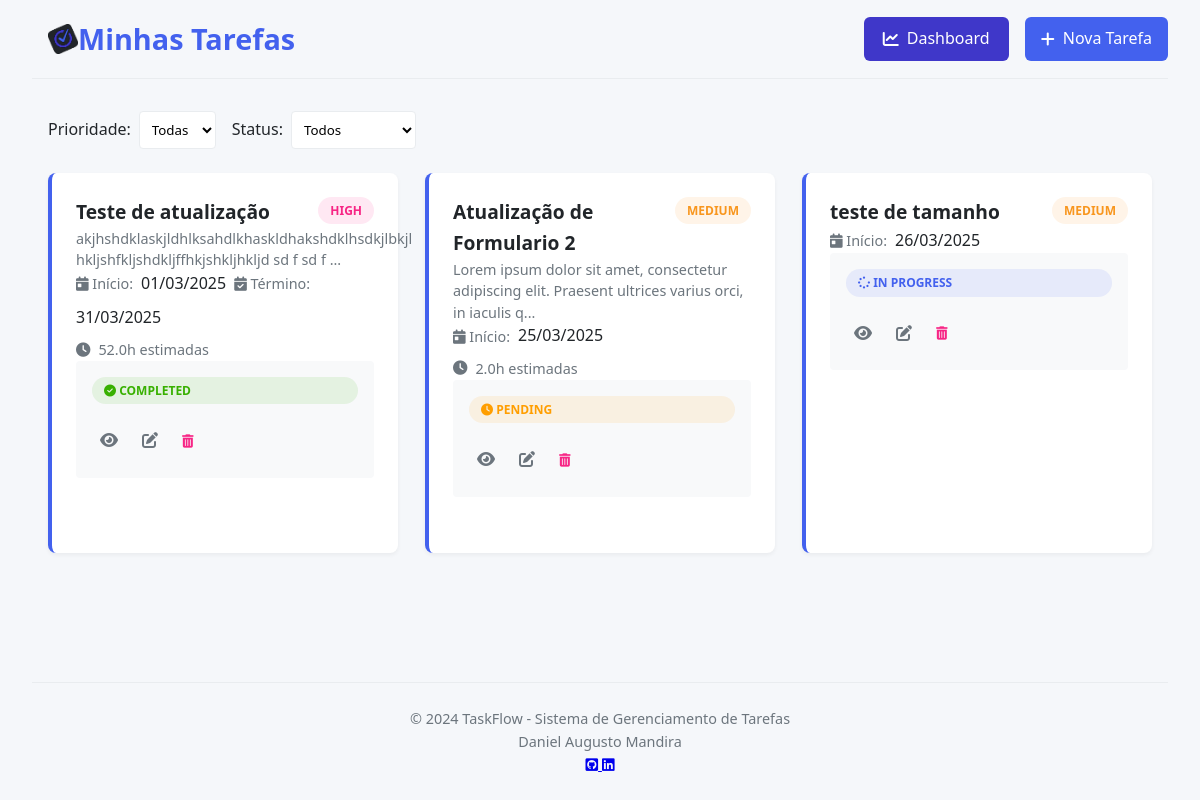
The page / on the database its author committed.
### models/database.py (models this page shows, shortened)
class Task(db.Model):
    __tablename__ = 'tasks'
    id = db.Column(db.Integer, primary_key=True)
    title = db.Column(db.String(100), nullable=False)
    description = db.Column(db.Text)  # Nova coluna
    priority = db.Column(db.String(20), default='medium')
    status = db.Column(db.String(20), default='pending')
    start_date = db.Column(db.DateTime, nullable=False, default=datetime.utcnow)
    end_date = db.Column(db.DateTime)
    estimated_hours = db.Column(db.Float)
    created_at = db.Column(db.DateTime, default=datetime.utcnow)
    updated_at = db.Column(db.DateTime, default=datetime.utcnow, onupdate=datetime.utcnow)

### controllers/routes.py (the view)
    @bp.route('/')
    def index():
        tasks = Task.query.order_by(Task.start_date.asc()).all()
        return render_template('tasks/index.html', tasks=tasks, now=datetime.utcnow())

### views/tasks/index.html (shortened to what this page needs)
{% extends "templates/base.html" %}
{% block content %}
<div class="container">
  <div class="filters">
    <div class="filter-group">
      <label for="priority-filter">Prioridade:</label>
      <select id="priority-filter" class="filter-select">
        <option value="all">Todas</option>
      </select>
    </div>
    <div class="filter-group">
      <label for="status-filter">Status:</label>
      <select id="status-filter" class="filter-select">
        <option value="all">Todos</option>
      </select>
    </div>
  </div>
  <div class="task-list">
    {% for task in tasks %}
    <div class="task-card">
      <div class="task-header">
        <h3 class="task-title">{{ task.title }}</h3>
        <span class="task-priority priority-{{ task.priority }}">
          {{ task.priority|upper }}
        </span>
      </div>
      {% if task.description %}
      <p class="task-description">{{ task.description[:100] }}{% if task.description|length > 100 %}...{% endif %}</p>
      {% endif %}
      <div class="task-info">
        <div class="task-dates">
          <span class="info-label">
            <i class="fas fa-calendar-day"></i> Início:
          </span>
          <span>{{ task.start_date.strftime('%d/%m/%Y') }}</span>
          {% if task.end_date %}
          <span class="info-label">
            <i class="fas fa-calendar-check"></i> Término:
          </span>
          <span>{{ task.end_date.strftime('%d/%m/%Y') }}</span>
          {% endif %}
        </div>
        {% if task.estimated_hours %}
        <div class="task-hours">
          <i class="fas fa-clock"></i>
          {{ task.estimated_hours }}h estimadas
        </div>
        {% endif %}
      </div>
      <div class="task-meta">
        <span class="task-status status-{{ task.status }}">
          <i class="fas fa-{% if task.status == 'completed' %}check-circle{% elif task.status == 'in_progress' %}spinner{% else %}clock{% endif %}"></i>
          {{ task.status|upper|replace('_', ' ') }}
        </span>
        <div class="task-actions">
          <a href="{{ url_for('routes.detail', id=task.id) }}" class="btn-icon" title="Ver detalhes">
            <i class="fas fa-eye"></i>
          </a>
          <a href="{{ url_for('routes.edit', id=task.id) }}" class="btn-icon" title="Editar">
            <i class="fas fa-edit"></i>
          </a>
          <form action="{{ url_for('routes.delete', id=task.id) }}" method="POST" style="display: inline;">
            <button type="submit" class="btn-icon" title="Excluir" onclick="return confirm('Tem certeza que deseja excluir esta tarefa?')">
              <i class="fas fa-trash-alt trash-red"></i>
            </button>
          </form>
        </div>
      </div>
    </div>
    {% else %}
    <div class="no-tasks">
      <i class="fas fa-tasks"></i>
      <p>Nenhuma tarefa encontrada.</p>
      <a href="{{ url_for('routes.create') }}" class="btn btn-add">Criar Nova Tarefa</a>
    </div>
    {% endfor %}
  </div>
</div>
{% endblock %}

### views/templates/base.html (shortened to what this page needs)
<!DOCTYPE html>
<html lang="pt-BR">
<head>
  <link rel="stylesheet" href="https://cdnjs.cloudflare.com/ajax/libs/font-awesome/6.4.0/css/all.min.css">
  <link rel="stylesheet" href="{{ url_for('static', filename='css/style.css') }}">
</head>
<body>
  <div class="header">
    <a class="logo-container" href="{{url_for('routes.index')}}" style="text-decoration: none;"><img class="logo" src="{{url_for('static', filename='images/logo.png')}}"/>
      <h1>Minhas Tarefas</h1>
    </a>
    <div class="header-actions">
      <a href="{{ url_for('routes.dashboard') }}" class="btn btn-secondary">
        <i class="fas fa-chart-line"></i> Dashboard
      </a>
      <a href="{{ url_for('routes.create') }}" class="btn btn-add">
        <i class="fas fa-plus"></i> Nova Tarefa
      </a>
    </div>
  </div>
  {% block content %}{% endblock %}
  <footer class="footer">
    <p>© 2024 TaskFlow - Sistema de Gerenciamento de Tarefas</p>
    <p>Daniel Augusto Mandira</p>
    <a href="https://github.com/DanielMandira" target="_blank" rel="noopener noreferrer">
      <i class="fa-brands fa-square-github"></i>
    </a>
    <a href="https://www.linkedin.com/in/daniel-augusto-mandira" target="_blank" rel="noopener noreferrer">
      <i class="fa-brands fa-linkedin"></i>
    </a>
  </footer>
</body>
</html>

### static/css/style.css (style rules this page uses)
:root { --primary: #4361ee; --primary-dark: #3a56d4; --secondary: #3f37c9; --light: #f8f9fa; --dark: #212529; --gray: #6c757d; --light-gray: #e9ecef; --success: #4cc9f0; --danger: #f72585; --warning: #f8961e; --completed: #38b000; --pending: #ff9e00; --in-progress: #4361ee; }
.trash-red { color: var(--danger); }
.logo-container { display: flex; flex-direction: row; align-items: center; align-self: center; padding-inline: 1em; }
.logo { width: 30px; height: 30px; }
* { margin: 0; padding: 0; box-sizing: border-box; font-family: 'Segoe UI', Roboto, Oxygen, Ubuntu, Cantarell, sans-serif; }
body { padding-inline: 2em; background-color: #f5f7fa; color: var(--dark); line-height: 1.6; min-height: 100vh; display: flex; flex-direction: column; }
.container { width: 100%; margin: 0; padding: 0 1rem; }
.header { display: flex; justify-content: space-between; align-items: center; padding: 1rem 0; margin-bottom: 2rem; border-bottom: 1px solid var(--light-gray); }
.header h1 { font-size: 1.8rem; color: var(--primary); }
.filters { display: flex; gap: 1rem; margin-bottom: 1.5rem; align-items: center; flex-wrap: wrap; }
.filter-group { display: flex; align-items: center; gap: 0.5rem; }
.filter-group label { font-weight: 500; }
.filter-select { padding: 0.5rem; border-radius: 4px; border: 1px solid var(--light-gray); background-color: white; }
.task-list { display: flex; flex-direction: row; gap: 0.5rem; margin-bottom: 2rem; flex-wrap: wrap; justify-content: space-between; }
.task-card { background: white; border-radius: 8px; padding: 1.5rem; width: 350px; box-shadow: 0 2px 4px rgba(0, 0, 0, 0.05); transition: opacity 0.3s ease, transform 0.3s ease; border-left: 4px solid var(--primary); display: flex; flex-direction: column; gap: 1rem; opacity: 1; }
.task-header { display: flex; justify-content: space-between; align-items: flex-start; gap: 1rem; }
.task-title { margin: 0; flex: 1; font-size: 1.2rem; color: var(--dark); }
.task-description { color: var(--gray); font-size: 0.9rem; line-height: 1.5; }
.task-info { display: flex; flex-direction: column; gap: 0.5rem; }
.task-dates { display: flex; flex-wrap: wrap; gap: 0.5rem; align-items: center; }
.info-label { color: var(--gray); font-size: 0.9rem; }
.task-hours { display: flex; align-items: center; gap: 0.5rem; color: var(--gray); font-size: 0.9rem; }
.task-meta { display: grid; grid-template-columns: repeat(auto-fit, minmax(200px, 1fr)); gap: 1rem; margin-bottom: 2rem; padding: 1rem; background: var(--light); border-radius: 4px; }
.task-priority { padding: 0.25rem 0.75rem; border-radius: 20px; font-size: 0.75rem; font-weight: bold; text-transform: uppercase; }
.priority-medium { background-color: rgba(248, 150, 30, 0.1); color: var(--warning); }
.priority-high { background-color: rgba(247, 37, 133, 0.1); color: var(--danger); }
.task-status { padding: 0.25rem 0.75rem; border-radius: 20px; font-size: 0.75rem; font-weight: bold; text-transform: uppercase; }
.status-pending { background-color: rgba(255, 158, 0, 0.1); color: var(--pending); }
.status-in_progress { background-color: rgba(67, 97, 238, 0.1); color: var(--in-progress); }
.status-completed { background-color: rgba(56, 176, 0, 0.1); color: var(--completed); }
.btn { padding: 0.6rem 1.2rem; border: none; border-radius: 6px; font-weight: 500; cursor: pointer; transition: all 0.3s ease; display: inline-flex; align-items: center; gap: 0.5rem; text-decoration: none; }
.btn-add { background-color: var(--primary); color: white; padding: 0.6rem 1rem; }
.footer { text-align: center; padding: 1.5rem 0; color: var(--gray); font-size: 0.9rem; border-top: 1px solid var(--light-gray); margin-top: auto; }
.task-actions { display: flex; gap: 0.5rem; align-items: center; }
.header-actions { display: flex; gap: 1rem; }
.btn-secondary { background-color: var(--secondary); color: white; }
.btn-icon { background: none; border: none; color: var(--gray); cursor: pointer; padding: 0.5rem; border-radius: 4px; transition: all 0.3s ease; }
.task-card { opacity: 1; }

### rows shown on the page
Task: title "Teste de atualização", priority "HIGH", description "akjhshdklaskjldhlksahdlkhaskldhakshdklhsdkjlbkjl hkljshfkljshdkljffhkjshkljhkljd sd f sd f", start_date "01/03/2025", end_date "31/03/2025", estimated_hours "52.0", status "COMPLETED"
Task: title "Atualização de Formulario 2", priority "MEDIUM", description "Lorem ipsum dolor sit amet, consectetur adipiscing elit. Praesent ultrices varius orci, in iaculis q", start_date "25/03/2025", estimated_hours "2.0", status "PENDING"
Task: title "teste de tamanho", priority "MEDIUM", start_date "26/03/2025", status "IN PROGRESS"
